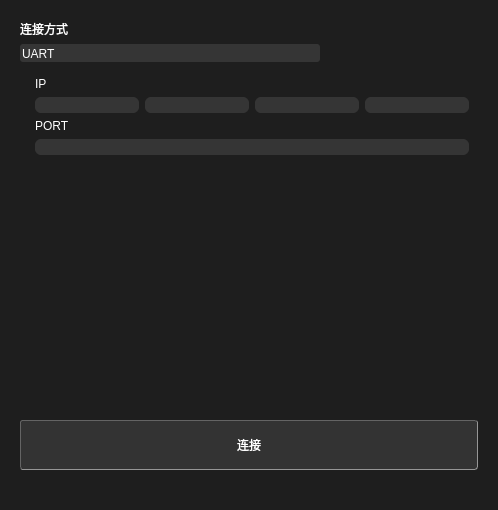
<?xml version="1.0" encoding="UTF-8"?>
<ui version="4.0">
 <class>ConnectWindow</class>
 <widget class="QWidget" name="ConnectWindow">
  <property name="windowModality">
   <enum>Qt::NonModal</enum>
  </property>
  <property name="geometry">
   <rect>
    <x>0</x>
    <y>0</y>
    <width>498</width>
    <height>510</height>
   </rect>
  </property>
  <property name="windowTitle">
   <string>Form</string>
  </property>
  <property name="styleSheet">
   <string notr="true">QWidget{
	background-color: rgb(30, 30, 30);
}</string>
  </property>
  <layout class="QHBoxLayout" name="horizontalLayout_4">
   <item>
    <widget class="QFrame" name="">
     <property name="sizePolicy">
      <sizepolicy hsizetype="Expanding" vsizetype="Expanding">
       <horstretch>0</horstretch>
       <verstretch>0</verstretch>
      </sizepolicy>
     </property>
     <property name="maximumSize">
      <size>
       <width>500</width>
       <height>16777215</height>
      </size>
     </property>
     <layout class="QVBoxLayout" name="verticalLayout">
      <item>
       <widget class="QLabel" name="label">
        <property name="autoFillBackground">
         <bool>false</bool>
        </property>
        <property name="styleSheet">
         <string notr="true">QLabel
{
	color:rgb(255,255,255);
}</string>
        </property>
        <property name="frameShadow">
         <enum>QFrame::Plain</enum>
        </property>
        <property name="text">
         <string>连接方式</string>
        </property>
        <property name="textFormat">
         <enum>Qt::PlainText</enum>
        </property>
       </widget>
      </item>
      <item>
       <widget class="QComboBox" name="connectWaySelectBox">
        <property name="sizePolicy">
         <sizepolicy hsizetype="Expanding" vsizetype="Fixed">
          <horstretch>0</horstretch>
          <verstretch>0</verstretch>
         </sizepolicy>
        </property>
        <property name="minimumSize">
         <size>
          <width>0</width>
          <height>0</height>
         </size>
        </property>
        <property name="maximumSize">
         <size>
          <width>300</width>
          <height>16777215</height>
         </size>
        </property>
        <property name="styleSheet">
         <string notr="true">QComboBox
{
	border-radius:3px;
	background-color:rgba(60,60,60,200);
    color:rgb(255,255,255);
    border:0px ;
	padding-top: 2px;
	padding-left: 2px;
}
QComboBox:disabled
{
	background-color:rgba(50,50,50,200);
    color:rgb(160,160,160);
}
QComboBox:hover
{
	background-color:rgba(45,45,45,200);
	border:1px solid rgb(31,156,220) ;
}
/*点击combox的样式*/
QComboBox:on
{
	border-radius:3px;
    color:rgb(255,255,255);
    border:1px solid rgb(31,156,220) ;
}
/*下拉框的样式*/
QComboBox QAbstractItemView 
{
    outline: 0px solid gray;  /*取消选中虚线*/
    border: 1px solid rgb(31,156,220);  
    color: rgb(255,255,255);
    background-color: rgb(45,45,45);   
    selection-background-color: rgb(90,90,90);   
	border-radius:3px;
	
}
 /*选中每一项高度*/
QComboBox QAbstractItemView::item
 { 
	height: 25px;  
 }
/*选中每一项的字体颜色和背景颜色*/
QComboBox QAbstractItemView::item:selected 
{
    color: rgb(31,163,246);
	background-color: rgb(90,90,90); 
}
 /*下拉箭头的边框*/
QComboBox::drop-down 
{
	border:none;
}
 /*下拉箭头样式*/
QComboBox::down-arrow 
{
    right:8px;/*控制箭头左右偏移*/
    width: 12px;  
    height: 12px;   
	image:url(:/icon/arrow-down.png)
}
 /*下拉箭头点击样式*/
</string>
        </property>
        <item>
         <property name="text">
          <string>UART</string>
         </property>
        </item>
        <item>
         <property name="text">
          <string>WIFI</string>
         </property>
        </item>
       </widget>
      </item>
      <item>
       <widget class="QStackedWidget" name="connectSetWidget">
        <property name="styleSheet">
         <string notr="true"/>
        </property>
        <property name="frameShadow">
         <enum>QFrame::Plain</enum>
        </property>
        <property name="lineWidth">
         <number>1</number>
        </property>
        <property name="currentIndex">
         <number>1</number>
        </property>
        <widget class="QWidget" name="uartPage">
         <layout class="QFormLayout" name="formLayout_2">
          <item row="0" column="1">
           <layout class="QVBoxLayout" name="verticalLayout_2">
            <property name="spacing">
             <number>10</number>
            </property>
            <item>
             <layout class="QHBoxLayout" name="horizontalLayout">
              <item>
               <widget class="QLabel" name="label_5">
                <property name="sizePolicy">
                 <sizepolicy hsizetype="Preferred" vsizetype="Maximum">
                  <horstretch>0</horstretch>
                  <verstretch>0</verstretch>
                 </sizepolicy>
                </property>
                <property name="autoFillBackground">
                 <bool>false</bool>
                </property>
                <property name="styleSheet">
                 <string notr="true">QLabel
{
	color:rgb(255,255,255);
}</string>
                </property>
                <property name="frameShadow">
                 <enum>QFrame::Plain</enum>
                </property>
                <property name="text">
                 <string>串口号</string>
                </property>
                <property name="textFormat">
                 <enum>Qt::PlainText</enum>
                </property>
               </widget>
              </item>
              <item>
               <widget class="QToolButton" name="refreshButton">
                <property name="styleSheet">
                 <string notr="true">/* 默认 */
QToolButton{   
	border: 0px outset transparent;  
}

/* 鼠标悬停 */
QToolButton:hover{
	background-color:rgb(100, 100, 100); 
}

/* 点击和按下 */
QToolButton:pressed,QToolButton:checked{
	background-color:rgb(100, 100, 100); 
}
</string>
                </property>
                <property name="text">
                 <string>...</string>
                </property>
                <property name="icon">
                 <iconset>
                  <normaloff>../icon/reload.png</normaloff>../icon/reload.png</iconset>
                </property>
               </widget>
              </item>
              <item>
               <spacer name="horizontalSpacer">
                <property name="orientation">
                 <enum>Qt::Horizontal</enum>
                </property>
                <property name="sizeHint" stdset="0">
                 <size>
                  <width>40</width>
                  <height>20</height>
                 </size>
                </property>
               </spacer>
              </item>
             </layout>
            </item>
            <item>
             <widget class="QComboBox" name="portNumBox">
              <property name="minimumSize">
               <size>
                <width>0</width>
                <height>0</height>
               </size>
              </property>
              <property name="maximumSize">
               <size>
                <width>16777215</width>
                <height>16777215</height>
               </size>
              </property>
              <property name="styleSheet">
               <string notr="true">QComboBox
{
	border-radius:3px;
	background-color:rgba(60,60,60,200);
    color:rgb(255,255,255);
    border:0px ;
	padding-top: 2px;
	padding-left: 2px;
}
QComboBox:disabled
{
	background-color:rgba(50,50,50,200);
    color:rgb(160,160,160);
}
QComboBox:hover
{
	background-color:rgba(45,45,45,200);
	border:1px solid rgb(31,156,220) ;
}
/*点击combox的样式*/
QComboBox:on
{
	border-radius:3px;
    color:rgb(255,255,255);
    border:1px solid rgb(31,156,220) ;
}
/*下拉框的样式*/
QComboBox QAbstractItemView 
{
    outline: 0px solid gray;  /*取消选中虚线*/
    border: 1px solid rgb(31,156,220);  
    color: rgb(255,255,255);
    background-color: rgb(45,45,45);   
    selection-background-color: rgb(90,90,90);   
	border-radius:3px;
	
}
 /*选中每一项高度*/
QComboBox QAbstractItemView::item
 { 
	height: 25px;  
 }
/*选中每一项的字体颜色和背景颜色*/
QComboBox QAbstractItemView::item:selected 
{
    color: rgb(31,163,246);
	background-color: rgb(90,90,90); 
}
 /*下拉箭头的边框*/
QComboBox::drop-down 
{
	border:none;
}
 /*下拉箭头样式*/
QComboBox::down-arrow 
{
    right:8px;/*控制箭头左右偏移*/
    width: 12px;  
    height: 12px;   
	image:url(:/icon/arrow-down.png)
}
 /*下拉箭头点击样式*/
</string>
              </property>
             </widget>
            </item>
            <item>
             <widget class="QLabel" name="label_3">
              <property name="sizePolicy">
               <sizepolicy hsizetype="Preferred" vsizetype="Maximum">
                <horstretch>0</horstretch>
                <verstretch>0</verstretch>
               </sizepolicy>
              </property>
              <property name="autoFillBackground">
               <bool>false</bool>
              </property>
              <property name="styleSheet">
               <string notr="true">QLabel
{
	color:rgb(255,255,255);
}</string>
              </property>
              <property name="frameShadow">
               <enum>QFrame::Plain</enum>
              </property>
              <property name="text">
               <string>波特率</string>
              </property>
              <property name="textFormat">
               <enum>Qt::PlainText</enum>
              </property>
             </widget>
            </item>
            <item>
             <widget class="QComboBox" name="baudRateBox">
              <property name="sizePolicy">
               <sizepolicy hsizetype="Preferred" vsizetype="Fixed">
                <horstretch>0</horstretch>
                <verstretch>0</verstretch>
               </sizepolicy>
              </property>
              <property name="minimumSize">
               <size>
                <width>0</width>
                <height>0</height>
               </size>
              </property>
              <property name="maximumSize">
               <size>
                <width>16777215</width>
                <height>16777215</height>
               </size>
              </property>
              <property name="styleSheet">
               <string notr="true">QComboBox
{
	border-radius:3px;
	background-color:rgba(60,60,60,200);
    color:rgb(255,255,255);
    border:0px ;
	padding-top: 2px;
	padding-left: 2px;
}
QComboBox:disabled
{
	background-color:rgba(50,50,50,200);
    color:rgb(160,160,160);
}
QComboBox:hover
{
	background-color:rgba(45,45,45,200);
	border:1px solid rgb(31,156,220) ;
}
/*点击combox的样式*/
QComboBox:on
{
	border-radius:3px;
    color:rgb(255,255,255);
    border:1px solid rgb(31,156,220) ;
}
/*下拉框的样式*/
QComboBox QAbstractItemView 
{
    outline: 0px solid gray;  /*取消选中虚线*/
    border: 1px solid rgb(31,156,220);  
    color: rgb(255,255,255);
    background-color: rgb(45,45,45);   
    selection-background-color: rgb(90,90,90);   
	border-radius:3px;
	
}
 /*选中每一项高度*/
QComboBox QAbstractItemView::item
 { 
	height: 25px;  
 }
/*选中每一项的字体颜色和背景颜色*/
QComboBox QAbstractItemView::item:selected 
{
    color: rgb(31,163,246);
	background-color: rgb(90,90,90); 
}
 /*下拉箭头的边框*/
QComboBox::drop-down 
{
	
    width: 30px; /* 设置下拉触发区域的宽度 */
	border:none;

}
 /*下拉箭头样式*/
QComboBox::down-arrow 
{
    right:1px;/*控制箭头左右偏移*/
    width: 12px;  
    height: 12px;   
	image:url(:/icon/arrow-down.png)
}
 /*下拉箭头点击样式*/
</string>
              </property>
              <property name="editable">
               <bool>true</bool>
              </property>
              <item>
               <property name="text">
                <string>921600</string>
               </property>
              </item>
              <item>
               <property name="text">
                <string>9600</string>
               </property>
              </item>
              <item>
               <property name="text">
                <string>115200</string>
               </property>
              </item>
              <item>
               <property name="text">
                <string>1500000</string>
               </property>
              </item>
             </widget>
            </item>
            <item>
             <widget class="QLabel" name="label_4">
              <property name="sizePolicy">
               <sizepolicy hsizetype="Preferred" vsizetype="Maximum">
                <horstretch>0</horstretch>
                <verstretch>0</verstretch>
               </sizepolicy>
              </property>
              <property name="autoFillBackground">
               <bool>false</bool>
              </property>
              <property name="styleSheet">
               <string notr="true">QLabel
{
	color:rgb(255,255,255);
}</string>
              </property>
              <property name="frameShadow">
               <enum>QFrame::Plain</enum>
              </property>
              <property name="text">
               <string>数据位</string>
              </property>
              <property name="textFormat">
               <enum>Qt::PlainText</enum>
              </property>
             </widget>
            </item>
            <item>
             <widget class="QComboBox" name="dataLenBox">
              <property name="minimumSize">
               <size>
                <width>0</width>
                <height>0</height>
               </size>
              </property>
              <property name="maximumSize">
               <size>
                <width>16777215</width>
                <height>16777215</height>
               </size>
              </property>
              <property name="styleSheet">
               <string notr="true">QComboBox
{
	border-radius:3px;
	background-color:rgba(60,60,60,200);
    color:rgb(255,255,255);
    border:0px ;
	padding-top: 2px;
	padding-left: 2px;
}
QComboBox:disabled
{
	background-color:rgba(50,50,50,200);
    color:rgb(160,160,160);
}
QComboBox:hover
{
	background-color:rgba(45,45,45,200);
	border:1px solid rgb(31,156,220) ;
}
/*点击combox的样式*/
QComboBox:on
{
	border-radius:3px;
    color:rgb(255,255,255);
    border:1px solid rgb(31,156,220) ;
}
/*下拉框的样式*/
QComboBox QAbstractItemView 
{
    outline: 0px solid gray;  /*取消选中虚线*/
    border: 1px solid rgb(31,156,220);  
    color: rgb(255,255,255);
    background-color: rgb(45,45,45);   
    selection-background-color: rgb(90,90,90);   
	border-radius:3px;
	
}
 /*选中每一项高度*/
QComboBox QAbstractItemView::item
 { 
	height: 25px;  
 }
/*选中每一项的字体颜色和背景颜色*/
QComboBox QAbstractItemView::item:selected 
{
    color: rgb(31,163,246);
	background-color: rgb(90,90,90); 
}
 /*下拉箭头的边框*/
QComboBox::drop-down 
{
	border:none;
}
 /*下拉箭头样式*/
QComboBox::down-arrow 
{
    right:8px;/*控制箭头左右偏移*/
    width: 12px;  
    height: 12px;   
	image:url(:/icon/arrow-down.png)
}
 /*下拉箭头点击样式*/
</string>
              </property>
              <item>
               <property name="text">
                <string>8</string>
               </property>
              </item>
              <item>
               <property name="text">
                <string>5</string>
               </property>
              </item>
              <item>
               <property name="text">
                <string>6</string>
               </property>
              </item>
              <item>
               <property name="text">
                <string>7</string>
               </property>
              </item>
             </widget>
            </item>
            <item>
             <widget class="QLabel" name="label_6">
              <property name="sizePolicy">
               <sizepolicy hsizetype="Preferred" vsizetype="Maximum">
                <horstretch>0</horstretch>
                <verstretch>0</verstretch>
               </sizepolicy>
              </property>
              <property name="autoFillBackground">
               <bool>false</bool>
              </property>
              <property name="styleSheet">
               <string notr="true">QLabel
{
	color:rgb(255,255,255);
}</string>
              </property>
              <property name="frameShadow">
               <enum>QFrame::Plain</enum>
              </property>
              <property name="text">
               <string>校验位</string>
              </property>
              <property name="textFormat">
               <enum>Qt::PlainText</enum>
              </property>
             </widget>
            </item>
            <item>
             <widget class="QComboBox" name="checkPattermBox">
              <property name="minimumSize">
               <size>
                <width>0</width>
                <height>0</height>
               </size>
              </property>
              <property name="maximumSize">
               <size>
                <width>16777215</width>
                <height>16777215</height>
               </size>
              </property>
              <property name="styleSheet">
               <string notr="true">QComboBox
{
	border-radius:3px;
	background-color:rgba(60,60,60,200);
    color:rgb(255,255,255);
    border:0px ;
	padding-top: 2px;
	padding-left: 2px;
}
QComboBox:disabled
{
	background-color:rgba(50,50,50,200);
    color:rgb(160,160,160);
}
QComboBox:hover
{
	background-color:rgba(45,45,45,200);
	border:1px solid rgb(31,156,220) ;
}
/*点击combox的样式*/
QComboBox:on
{
	border-radius:3px;
    color:rgb(255,255,255);
    border:1px solid rgb(31,156,220) ;
}
/*下拉框的样式*/
QComboBox QAbstractItemView 
{
    outline: 0px solid gray;  /*取消选中虚线*/
    border: 1px solid rgb(31,156,220);  
    color: rgb(255,255,255);
    background-color: rgb(45,45,45);   
    selection-background-color: rgb(90,90,90);   
	border-radius:3px;
	
}
 /*选中每一项高度*/
QComboBox QAbstractItemView::item
 { 
	height: 25px;  
 }
/*选中每一项的字体颜色和背景颜色*/
QComboBox QAbstractItemView::item:selected 
{
    color: rgb(31,163,246);
	background-color: rgb(90,90,90); 
}
 /*下拉箭头的边框*/
QComboBox::drop-down 
{
	border:none;
}
 /*下拉箭头样式*/
QComboBox::down-arrow 
{
    right:8px;/*控制箭头左右偏移*/
    width: 12px;  
    height: 12px;   
	image:url(:/icon/arrow-down.png)
}
 /*下拉箭头点击样式*/
</string>
              </property>
              <item>
               <property name="text">
                <string>无校验</string>
               </property>
              </item>
              <item>
               <property name="text">
                <string>奇校验</string>
               </property>
              </item>
              <item>
               <property name="text">
                <string>偶校验</string>
               </property>
              </item>
             </widget>
            </item>
            <item>
             <widget class="QLabel" name="label_7">
              <property name="sizePolicy">
               <sizepolicy hsizetype="Preferred" vsizetype="Maximum">
                <horstretch>0</horstretch>
                <verstretch>0</verstretch>
               </sizepolicy>
              </property>
              <property name="autoFillBackground">
               <bool>false</bool>
              </property>
              <property name="styleSheet">
               <string notr="true">QLabel
{
	color:rgb(255,255,255);
}</string>
              </property>
              <property name="frameShadow">
               <enum>QFrame::Plain</enum>
              </property>
              <property name="text">
               <string>停止位</string>
              </property>
              <property name="textFormat">
               <enum>Qt::PlainText</enum>
              </property>
             </widget>
            </item>
            <item>
             <widget class="QComboBox" name="stopLenBox">
              <property name="minimumSize">
               <size>
                <width>0</width>
                <height>0</height>
               </size>
              </property>
              <property name="maximumSize">
               <size>
                <width>16777215</width>
                <height>16777215</height>
               </size>
              </property>
              <property name="styleSheet">
               <string notr="true">QComboBox
{
	border-radius:3px;
	background-color:rgba(60,60,60,200);
    color:rgb(255,255,255);
    border:0px ;
	padding-top: 2px;
	padding-left: 2px;
}
QComboBox:disabled
{
	background-color:rgba(50,50,50,200);
    color:rgb(160,160,160);
}
QComboBox:hover
{
	background-color:rgba(45,45,45,200);
	border:1px solid rgb(31,156,220) ;
}
/*点击combox的样式*/
QComboBox:on
{
	border-radius:3px;
    color:rgb(255,255,255);
    border:1px solid rgb(31,156,220) ;
}
/*下拉框的样式*/
QComboBox QAbstractItemView 
{
    outline: 0px solid gray;  /*取消选中虚线*/
    border: 1px solid rgb(31,156,220);  
    color: rgb(255,255,255);
    background-color: rgb(45,45,45);   
    selection-background-color: rgb(90,90,90);   
	border-radius:3px;
	
}
 /*选中每一项高度*/
QComboBox QAbstractItemView::item
 { 
	height: 25px;  
 }
/*选中每一项的字体颜色和背景颜色*/
QComboBox QAbstractItemView::item:selected 
{
    color: rgb(31,163,246);
	background-color: rgb(90,90,90); 
}
 /*下拉箭头的边框*/
QComboBox::drop-down 
{
	border:none;
}
 /*下拉箭头样式*/
QComboBox::down-arrow 
{
    right:8px;/*控制箭头左右偏移*/
    width: 12px;  
    height: 12px;   
	image:url(:/icon/arrow-down.png)
}
 /*下拉箭头点击样式*/
</string>
              </property>
              <item>
               <property name="text">
                <string>1</string>
               </property>
              </item>
              <item>
               <property name="text">
                <string>1.5</string>
               </property>
              </item>
              <item>
               <property name="text">
                <string>2</string>
               </property>
              </item>
             </widget>
            </item>
           </layout>
          </item>
         </layout>
        </widget>
        <widget class="QWidget" name="wlanPage">
         <layout class="QFormLayout" name="formLayout_3">
          <item row="0" column="1">
           <layout class="QVBoxLayout" name="verticalLayout_4">
            <item>
             <widget class="QLabel" name="label_8">
              <property name="sizePolicy">
               <sizepolicy hsizetype="Expanding" vsizetype="Maximum">
                <horstretch>0</horstretch>
                <verstretch>0</verstretch>
               </sizepolicy>
              </property>
              <property name="styleSheet">
               <string notr="true">QLabel
{
	color:rgb(255,255,255);
}</string>
              </property>
              <property name="text">
               <string>IP</string>
              </property>
             </widget>
            </item>
            <item>
             <layout class="QHBoxLayout" name="horizontalLayout_2">
              <item>
               <widget class="QLineEdit" name="lineEdit">
                <property name="sizePolicy">
                 <sizepolicy hsizetype="Expanding" vsizetype="Fixed">
                  <horstretch>0</horstretch>
                  <verstretch>0</verstretch>
                 </sizepolicy>
                </property>
                <property name="styleSheet">
                 <string notr="true">QWidget{
	border-radius: 6px;
	background-color:rgba(60,60,60,200);
	border:0px ;
	color:rgb(255,255,255);
}</string>
                </property>
               </widget>
              </item>
              <item>
               <widget class="QLineEdit" name="lineEdit_2">
                <property name="sizePolicy">
                 <sizepolicy hsizetype="Expanding" vsizetype="Fixed">
                  <horstretch>0</horstretch>
                  <verstretch>0</verstretch>
                 </sizepolicy>
                </property>
                <property name="styleSheet">
                 <string notr="true">QWidget{
	border-radius: 6px;
	background-color:rgba(60,60,60,200);
	border:0px ;
	color:rgb(255,255,255);
}</string>
                </property>
               </widget>
              </item>
              <item>
               <widget class="QLineEdit" name="lineEdit_3">
                <property name="sizePolicy">
                 <sizepolicy hsizetype="Expanding" vsizetype="Fixed">
                  <horstretch>0</horstretch>
                  <verstretch>0</verstretch>
                 </sizepolicy>
                </property>
                <property name="styleSheet">
                 <string notr="true">QWidget{
	border-radius: 6px;
	background-color:rgba(60,60,60,200);
	border:0px ;
	color:rgb(255,255,255);
}</string>
                </property>
               </widget>
              </item>
              <item>
               <widget class="QLineEdit" name="lineEdit_4">
                <property name="sizePolicy">
                 <sizepolicy hsizetype="Expanding" vsizetype="Fixed">
                  <horstretch>0</horstretch>
                  <verstretch>0</verstretch>
                 </sizepolicy>
                </property>
                <property name="styleSheet">
                 <string notr="true">QWidget{
	border-radius: 6px;
	background-color:rgba(60,60,60,200);
	border:0px ;
	color:rgb(255,255,255);
}</string>
                </property>
               </widget>
              </item>
             </layout>
            </item>
            <item>
             <widget class="QLabel" name="label_10">
              <property name="sizePolicy">
               <sizepolicy hsizetype="Preferred" vsizetype="Maximum">
                <horstretch>0</horstretch>
                <verstretch>0</verstretch>
               </sizepolicy>
              </property>
              <property name="styleSheet">
               <string notr="true">QLabel
{
	color:rgb(255,255,255);
}</string>
              </property>
              <property name="text">
               <string>PORT</string>
              </property>
             </widget>
            </item>
            <item>
             <widget class="QLineEdit" name="lineEdit_5">
              <property name="sizePolicy">
               <sizepolicy hsizetype="Expanding" vsizetype="Fixed">
                <horstretch>0</horstretch>
                <verstretch>0</verstretch>
               </sizepolicy>
              </property>
              <property name="styleSheet">
               <string notr="true">QWidget{
	border-radius: 6px;
	background-color:rgba(60,60,60,200);
	border:0px ;
	color:rgb(255,255,255);
}</string>
              </property>
             </widget>
            </item>
            <item>
             <spacer name="verticalSpacer_2">
              <property name="orientation">
               <enum>Qt::Vertical</enum>
              </property>
              <property name="sizeHint" stdset="0">
               <size>
                <width>20</width>
                <height>40</height>
               </size>
              </property>
             </spacer>
            </item>
           </layout>
          </item>
         </layout>
        </widget>
       </widget>
      </item>
      <item>
       <spacer name="verticalSpacer">
        <property name="orientation">
         <enum>Qt::Vertical</enum>
        </property>
        <property name="sizeHint" stdset="0">
         <size>
          <width>20</width>
          <height>40</height>
         </size>
        </property>
       </spacer>
      </item>
      <item>
       <widget class="QPushButton" name="connectPushButton">
        <property name="sizePolicy">
         <sizepolicy hsizetype="Expanding" vsizetype="Fixed">
          <horstretch>0</horstretch>
          <verstretch>0</verstretch>
         </sizepolicy>
        </property>
        <property name="minimumSize">
         <size>
          <width>0</width>
          <height>50</height>
         </size>
        </property>
        <property name="styleSheet">
         <string notr="true">QPushButton
{
    color:rgb(255,255,255); /*文字颜色*/
    background-color:rgb(51,51,51);/*背景色*/
	border-style:inset;
    border-width:1px;/*边框宽度*/
    border-color:rgb(100,100,100); /*边框颜色*/
    border-radius:3px; /*边框倒角*/
}
 
 
/*鼠标悬浮时的效果*/
QPushButton:hover
{
    border-color:rgb(31,156,220); /*边框颜色*/
}
/*如果按下与悬浮想同时产生效果，hover必须写在pressed的后面*/
/*鼠标按下时的效果*/
QPushButton:pressed
{
    background-color:rgb(100, 100, 100); /*改变背景色*/
}
 

 

</string>
        </property>
        <property name="text">
         <string>连接</string>
        </property>
        <property name="checkable">
         <bool>false</bool>
        </property>
        <property name="checked">
         <bool>false</bool>
        </property>
        <property name="autoRepeat">
         <bool>false</bool>
        </property>
        <property name="autoExclusive">
         <bool>false</bool>
        </property>
       </widget>
      </item>
      <item>
       <spacer name="verticalSpacer_3">
        <property name="orientation">
         <enum>Qt::Vertical</enum>
        </property>
        <property name="sizeType">
         <enum>QSizePolicy::Fixed</enum>
        </property>
        <property name="sizeHint" stdset="0">
         <size>
          <width>20</width>
          <height>20</height>
         </size>
        </property>
       </spacer>
      </item>
     </layout>
    </widget>
   </item>
  </layout>
 </widget>
 <tabstops>
  <tabstop>connectWaySelectBox</tabstop>
  <tabstop>refreshButton</tabstop>
  <tabstop>portNumBox</tabstop>
  <tabstop>baudRateBox</tabstop>
  <tabstop>dataLenBox</tabstop>
  <tabstop>checkPattermBox</tabstop>
  <tabstop>stopLenBox</tabstop>
  <tabstop>lineEdit</tabstop>
  <tabstop>lineEdit_2</tabstop>
  <tabstop>lineEdit_3</tabstop>
  <tabstop>lineEdit_4</tabstop>
  <tabstop>lineEdit_5</tabstop>
  <tabstop>connectPushButton</tabstop>
 </tabstops>
 <resources>
  <include location="../icon/icon.qrc"/>
 </resources>
 <connections/>
</ui>
